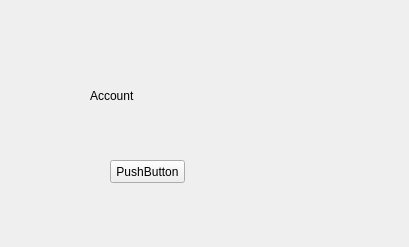
<?xml version="1.0" encoding="UTF-8"?>
<ui version="4.0">
 <class>AccountForm</class>
 <widget class="QWidget" name="AccountForm">
  <property name="geometry">
   <rect>
    <x>0</x>
    <y>0</y>
    <width>409</width>
    <height>247</height>
   </rect>
  </property>
  <property name="windowTitle">
   <string>Form</string>
  </property>
  <widget class="QLabel" name="label">
   <property name="geometry">
    <rect>
     <x>90</x>
     <y>70</y>
     <width>141</width>
     <height>51</height>
    </rect>
   </property>
   <property name="text">
    <string>Account</string>
   </property>
  </widget>
  <widget class="QPushButton" name="pushButton">
   <property name="geometry">
    <rect>
     <x>110</x>
     <y>160</y>
     <width>75</width>
     <height>23</height>
    </rect>
   </property>
   <property name="text">
    <string>PushButton</string>
   </property>
  </widget>
 </widget>
 <resources/>
 <connections>
  <connection>
   <sender>pushButton</sender>
   <signal>clicked()</signal>
   <receiver>label</receiver>
   <slot>clear()</slot>
   <hints>
    <hint type="sourcelabel">
     <x>162</x>
     <y>174</y>
    </hint>
    <hint type="destinationlabel">
     <x>113</x>
     <y>95</y>
    </hint>
   </hints>
  </connection>
 </connections>
</ui>
